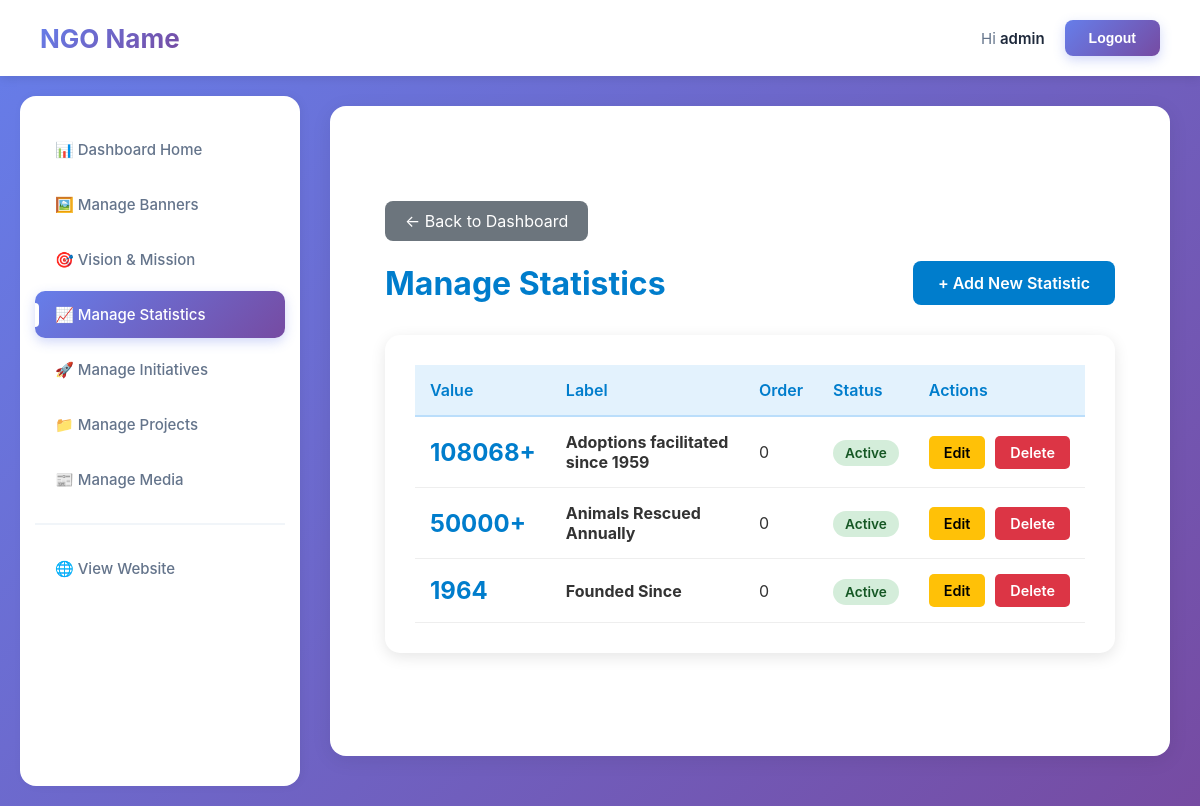
Before: /dashboard/manage-statistic/ (signed in) with the older database file.
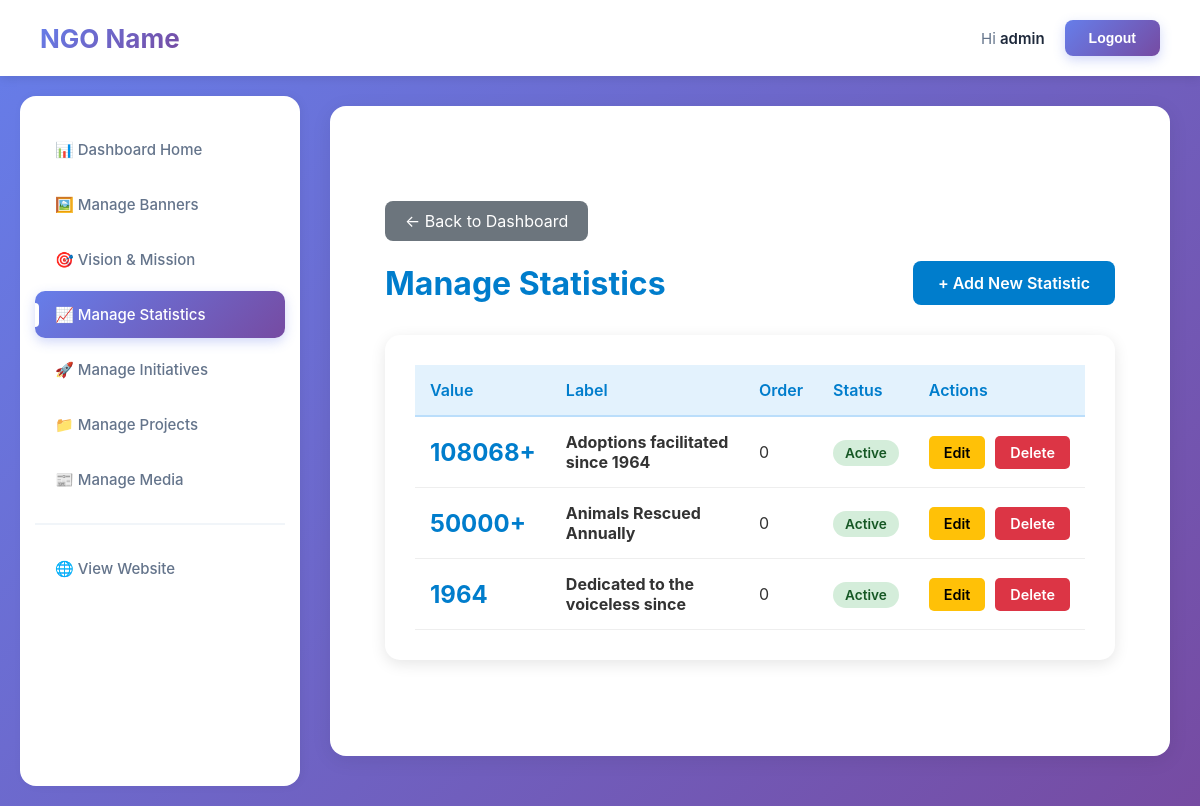
After: the same page with the newer database file.
### Homepage/models.py (models this page shows, shortened)
class Statistic(models.Model):
    label = models.CharField(max_length=100, help_text="e.g., Rescues Monthly")
    value = models.CharField(max_length=50, help_text="e.g., 500+")
    order = models.IntegerField(default=0, help_text="Lower numbers appear first")
    status = models.BooleanField(default=True, help_text="Active/Inactive")
    created_at = models.DateTimeField(default=timezone.now, editable=False)
    updated_at = models.DateTimeField(auto_now=True)
    class Meta:
        ordering = ['order', '-created_at']
        verbose_name = "Statistic"
        verbose_name_plural = "Statistics"

### Homepage/views.py (the view)
# urls.py: path('dashboard/manage-statistic/', views.manage_statistic, name='dashboard_manage_statistic'),
@staff_member_required(login_url='/auth/login/')
def manage_statistic(request):
    statistics = Statistic.objects.all().order_by('order')
    return render(request, 'dashboard/manage_statistic.html', {'statistics': statistics})

### Homepage/templates/dashboard/manage_statistic.html (shortened to what this page needs)
{% extends 'dashboard/base.html' %}
{% block content %}
<div class="dashboard-container">
    <a href="{% url 'dashboard_home' %}" class="btn-back">← Back to Dashboard</a>
    <div class="page-header">
        <h1>Manage Statistics</h1>
        <a href="{% url 'dashboard_manage_statistic_add' %}" class="btn-primary">+ Add New Statistic</a>
    </div>
    <div class="table-container">
        {% if statistics %}
        <table>
            <thead>
                <tr>
                    <th>Value</th>
                    <th>Label</th>
                    <th>Order</th>
                    <th>Status</th>
                    <th>Actions</th>
                </tr>
            </thead>
            <tbody>
                {% for stat in statistics %}
                <tr>
                    <td><span class="stat-value">{{ stat.value }}</span></td>
                    <td><strong>{{ stat.label }}</strong></td>
                    <td>{{ stat.order }}</td>
                    <td>
                        {% if stat.status %}
                        <span class="status-badge status-active">Active</span>
                        {% else %}
                        <span class="status-badge status-inactive">Inactive</span>
                        {% endif %}
                    </td>
                    <td>
                        <div class="action-buttons">
                            <a href="{% url 'dashboard_manage_statistic_edit' stat.pk %}" class="btn-edit">Edit</a>
                            <a href="{% url 'dashboard_manage_statistic_delete' stat.pk %}" class="btn-delete">Delete</a>
                        </div>
                    </td>
                </tr>
                {% endfor %}
            </tbody>
        </table>
        {% else %}
        <div class="empty-state">
            <h3>No Statistics Yet</h3>
            <p>Click the "Add New Statistic" button to create your first statistic.</p>
        </div>
        {% endif %}
    </div>
</div>
{% endblock %}

### Homepage/templates/dashboard/base.html (shortened to what this page needs)
<!DOCTYPE html>
<html lang="en">
<head>
</head>
<body>
    <header class="header">
        <h1>NGO Name</h1>
        <nav class="header-nav">
            <span>Hi <strong>{{ request.user.username }}</strong></span>
            <form action="{% url 'admin:logout' %}" method="post" style="display: inline;">
                <button type="submit" class="logout-button">Logout</button>
            </form>
        </nav>
    </header>
    <div class="container">
        <aside class="sidebar">
            <ul class="sidebar-nav">
                <li>
                    <a href="{% url 'dashboard_home' %}"
                       class="{% if request.resolver_match.url_name == 'dashboard_home' %}active{% endif %}">
                        📊 Dashboard Home
                    </a>
                </li>
                <li>
                    <a href="{% url 'dashboard_manage_slider' %}"
                       class="{% if 'slider' in request.resolver_match.url_name %}active{% endif %}">
                        🖼️ Manage Banners
                    </a>
                </li>
                <li>
                    <a href="{% url 'dashboard_manage_vision' %}"
                       class="{% if 'vision' in request.resolver_match.url_name %}active{% endif %}">
                        🎯 Vision & Mission
                    </a>
                </li>
                <li>
                    <a href="{% url 'dashboard_manage_statistic' %}"
                       class="{% if 'statistic' in request.resolver_match.url_name %}active{% endif %}">
                        📈 Manage Statistics
                    </a>
                </li>
                <li>
                    <a href="{% url 'dashboard_manage_initiative' %}"
                       class="{% if 'initiative' in request.resolver_match.url_name %}active{% endif %}">
                        🚀 Manage Initiatives
                    </a>
                </li>
                <li>
                    <a href="{% url 'dashboard_manage_project' %}"
                       class="{% if 'projects' in request.resolver_match.url_name %}active{% endif %}">
                        📁 Manage Projects
                    </a>
                </li>
                <li>
                    <a href="{% url 'dashboard_manage_media_home' %}"
                        class="">
                        📰 Manage Media
                    </a>
                </li>
                <li style="margin-top: 20px; padding-top: 20px; border-top: 2px solid #f1f5f9;">
                    <a href="{% url 'home' %}" target="_blank">
                        🌐 View Website
                    </a>
                </li>
            </ul>
        </aside>
        <main class="main-content">
            <div class="content-wrapper">
                {% block content %}{% endblock %}
            </div>
        </main>
    </div>
</body>
</html>

### Homepage/templates/dashboard/base.html (style rules this page uses)
* { margin: 0; padding: 0; box-sizing: border-box; }
body { font-family: -apple-system, BlinkMacSystemFont, "Segoe UI", Roboto, "Helvetica Neue", Arial, sans-serif; background: linear-gradient(135deg, #667eea 0%, #764ba2 100%); min-height: 100vh; color: #333; }
.header { display: flex; justify-content: space-between; align-items: center; padding: 20px 40px; background: white; box-shadow: 0 2px 10px rgba(0, 0, 0, 0.1); position: sticky; top: 0; z-index: 100; }
.header h1 { font-size: 26px; font-weight: 700; color: #1e293b; background: linear-gradient(135deg, #667eea, #764ba2); -webkit-background-clip: text; -webkit-text-fill-color: transparent; background-clip: text; }
.header-nav { display: flex; align-items: center; gap: 20px; color: #64748b; font-size: 15px; }
.header-nav strong { color: #1e293b; font-weight: 600; }
.logout-button { background: linear-gradient(135deg, #667eea, #764ba2); color: white; border: none; padding: 10px 24px; border-radius: 8px; font-weight: 600; font-size: 14px; cursor: pointer; transition: all 0.3s ease; box-shadow: 0 4px 12px rgba(102, 126, 234, 0.3); }
.container { display: flex; max-width: 1600px; margin: 0 auto; min-height: calc(100vh - 70px); }
.sidebar { width: 280px; background: white; padding: 30px 0; box-shadow: 2px 0 10px rgba(0, 0, 0, 0.05); margin: 20px 0 20px 20px; border-radius: 16px; }
.sidebar-nav { list-style: none; padding: 0 15px; }
.sidebar-nav li { margin-bottom: 8px; }
.sidebar-nav a { display: block; padding: 14px 20px; text-decoration: none; color: #64748b; font-size: 15px; font-weight: 500; border-radius: 10px; transition: all 0.3s ease; position: relative; }
.sidebar-nav a.active { background: linear-gradient(135deg, #667eea, #764ba2); color: white; box-shadow: 0 4px 12px rgba(102, 126, 234, 0.3); }
.sidebar-nav a.active::before { content: ''; position: absolute; left: 0; top: 50%; transform: translateY(-50%); width: 4px; height: 24px; background: white; border-radius: 0 4px 4px 0; }
.main-content { flex: 1; padding: 30px; background: transparent; }
.content-wrapper { background: white; padding: 35px; border-radius: 16px; box-shadow: 0 4px 20px rgba(0, 0, 0, 0.08); min-height: calc(100vh - 150px); }

### Homepage/templates/dashboard/manage_statistic.html (style rules this page uses)
.dashboard-container { max-width: 1200px; margin: 40px auto; padding: 20px; }
.page-header { display: flex; justify-content: space-between; align-items: center; margin-bottom: 30px; }
.page-header h1 { color: #007DCC; margin: 0; }
.btn-primary { background: #007DCC; color: white; padding: 12px 25px; border-radius: 8px; text-decoration: none; font-weight: 600; }
.btn-back { background: #6c757d; color: white; padding: 10px 20px; border-radius: 8px; text-decoration: none; margin-bottom: 20px; display: inline-block; }
.table-container { background: white; border-radius: 15px; padding: 30px; box-shadow: 0 4px 15px rgba(0,0,0,0.1); overflow-x: auto; }
table { width: 100%; border-collapse: collapse; }
th { background: #E3F2FD; padding: 15px; text-align: left; font-weight: 600; color: #007DCC; border-bottom: 2px solid #BBDEFB; }
td { padding: 15px; border-bottom: 1px solid #eee; }
.status-badge { padding: 5px 12px; border-radius: 20px; font-size: 0.85rem; font-weight: 600; }
.status-active { background: #d4edda; color: #155724; }
.action-buttons { display: flex; gap: 10px; }
.btn-edit { background: #ffc107; color: #000; padding: 8px 15px; border-radius: 5px; text-decoration: none; font-size: 0.9rem; font-weight: 600; }
.btn-delete { background: #dc3545; color: white; padding: 8px 15px; border-radius: 5px; text-decoration: none; font-size: 0.9rem; font-weight: 600; }
.stat-value { font-size: 1.5rem; font-weight: 700; color: #007DCC; }

Changed rows visible on the page:
removed Statistic: value "108068+", label "Adoptions facilitated since 1959", order "0", status "Active"
removed Statistic: value "1964", label "Founded Since", order "0", status "Active"
added Statistic: value "108068+", label "Adoptions facilitated since 1964", order "0", status "Active"
added Statistic: value "1964", label "Dedicated to the voiceless since", order "0", status "Active"
